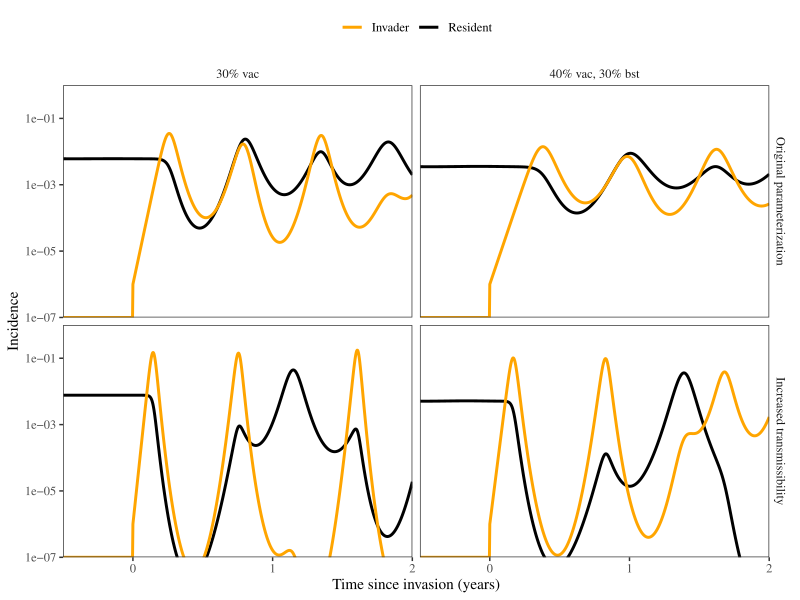

Write R code to recreate this figure.
library(tidyr)
library(dplyr)
library(ggplot2); theme_set(theme_bw(base_family="Times"))
library(egg)

load("../simulate_covid/simulate_covid_intro_endemic.rda")
load("../simulate_covid/simulate_covid_intro_endemic_vacc.rda")

summfun <- function(x, s1="WT", s2="Alpha", vacc="naive") {
	x %>%
		as.data.frame %>%
		mutate(
			time=1:n()
		) %>%
		rename(
			resident=imat.1,
			invader=imat.2
		) %>%
		mutate(
			variant=paste0(s1, ", ", s2),
			vacc=vacc
		)
}

alldata <- list(
	summfun(simulate_covid_alpha_delta_vacc, s1="Alpha", s2="Delta", vacc="30% vac") %>% mutate(type="Original parameterization"),
	summfun(simulate_covid_alpha_delta_boos, s1="Alpha", s2="Delta", vacc="40% vac, 30% bst") %>% mutate(type="Original parameterization"),
	summfun(simulate_covid_alpha_delta_vacc2, s1="Alpha", s2="Delta", vacc="30% vac") %>% mutate(type="Increased transmissibility"),
	summfun(simulate_covid_alpha_delta_boos2, s1="Alpha", s2="Delta", vacc="40% vac, 30% bst") %>% mutate(type="Increased transmissibility")
) %>%
	bind_rows %>%
	mutate(
		variant=factor(variant, levels=c("WT, Alpha", "Alpha, Delta", "Delta, BA.1", "BA.1, BA.2")),
		vacc=factor(vacc, levels=c("naive", "30% vac", "40% vac, 30% bst", "20% vac, 50% bst")),
		type=factor(type, levels=c("Original parameterization", "Increased transmissibility"))
	)

g1 <- ggplot(alldata) +
	geom_line(aes(time/365-50, resident, col="Resident"), lwd=1) +
	geom_line(aes(time/365-50, invader, col="Invader"), lwd=1) +
	scale_x_continuous("Time since invasion (years)", limits=c(49.5, 52)-50, breaks=0:2, expand=c(0, 0)) +
	scale_y_log10("Incidence", expand=c(0, 0)) +
	coord_cartesian(ylim=c(1e-7, 1)) +
	facet_grid(type~vacc) +
	scale_color_manual(values=c("orange", "black")) +
	theme(
		panel.grid = element_blank(),
		strip.background = element_blank(),
		legend.position = "top",
		legend.title = element_blank()
	)

ggsave("figure_covid_intro_ad.pdf", g1, width=8, height=6)
